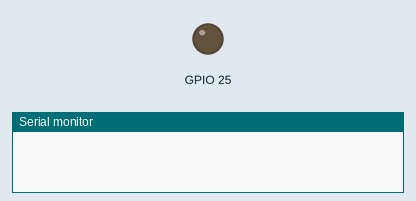
A sketch run on a simulated ESP32. Shown: output pins drawn as LEDs (lit = HIGH), the last lines printed to the serial monitor.

Above: at 0.0 s.
At 0.6 s:
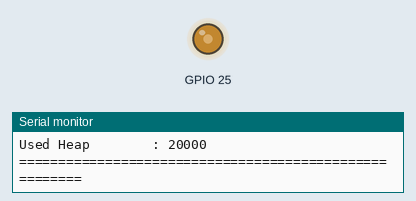
Timing chart, 0 to 2.1 s (numbered marks = the images above):
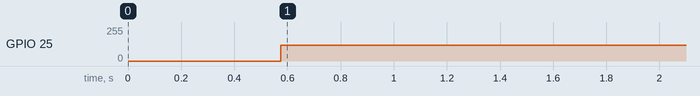

The sketch:

DAC_sinwave.ino
```cpp
/**
 * Philip Giacalone 01/11/2023
 *
 * Code for the ESP32 that outputs a sine wave via a DAC channel.
 *
 * This implementation uses an array rather than a circular linked list
 * to hold the static values of a single cycle of the sine wave. This
 * implementation is faster than the linked list, allowing for a sample
 * rate up to ~188,000 samples/sec (yielding ~5.3 microseconds per step).
 *
 *
 * Note on a waveform's amplitude vs its peak-to-peak value:
 *
 * In mathematics, the amplitude of a sine wave is typically defined as the
 * maximum absolute value of the waveform. This is the distance from the
 * midpoint of the waveform to the maximum or minimum value of the waveform.
 *
 * For example, if the sine wave has a maximum value of 3 and a minimum value
 * of -3, the peak-to-peak value is 6 and the amplitude is 3.
 *
 * The peak-to-peak value of a waveform is the difference between the maximum
 * and minimum values of the waveform, so it is twice the amplitude.
 *
 * @file main.cpp
 * @author Philip Giacalone
 * @brief
 * @version 0.1
 * @date 2023-01-11
 */

#include <Arduino.h>
#include "driver/dac.h"
#include "driver/timer.h"
// #include "clk.h"
#include "math.h"

//Configurable items: specify the output frequency, sample rate, attenuation and DAC Channel
#define FREQUENCY           1000    // the desired frequency (Hz) of the output waveform
#define SAMPLES_PER_SECOND  180000  // (180000 max) ADC samples per second. Per Nyquist, set this at least 2 x FREQUENCY
#define ATTENUATION         1.0     // output waveform voltage attenuation (must be 1.0 or less)
#define DAC_CHANNEL         DAC_CHANNEL_1 // the waveform output pin. (e.g., DAC_CHANNEL_1 or DAC_CHANNEL_2)

//These items should probably be left as-is
#define DAC_BIT_DEPTH       8       // ESP32: 8 bits (fixed within ESP32 hardware)
#define DEBUG               false

//Do NOT change the following
#define VERTICAL_OFFSET     1.0     // must be 1.0, in order to avoid negative output voltages
#define SAMPLES_PER_CYCLE   SAMPLES_PER_SECOND/FREQUENCY
#define MAX_DAC_VALUE       255     // (255) the maximum ESP32 DAC value, peak-to-peak (8 bit DAC fixed in hardware)
#define MAX_DAC_AMPLITUDE   127     // (127) amplitude is half of peak-to-peak
#define TIMER_DIVIDER       80      // (80) timer frequency divider. timer runs at 80MHz by default.

double MICROSECONDS_PER_SAMPLE = 0.0;  //set automatically at runtime.
double SECONDS_PER_SAMPLE = 0.0;       //set automatically at runtime.
const double MICROSECONDS_PER_SECOND = 1000000.0; //the timer has a resolution of 1 microsecond (nice!)

//the array that will hold all of the digital waveform values
int waveValues[SAMPLES_PER_CYCLE];
//holds the current index to the waveValues array
int currentWaveSample = 0;

unsigned long previousMillis = 0UL;
unsigned long interval = 120000UL; //120 seconds

//the timer used to make callbacks to the onTimer() function
hw_timer_t * timer = NULL;

// memory information struct
typedef struct {
    size_t free_heap;
    size_t minimum_free_heap;
    size_t used_heap;
} heap_info_t;

heap_info_t heap_info;

//utility function
void get_heap_info(heap_info_t *info){
    info->free_heap = esp_get_free_heap_size();
    info->minimum_free_heap = esp_get_minimum_free_heap_size();
    info->used_heap = info->free_heap - info->minimum_free_heap;
}

//utility function
void printHeapInfo(){
  get_heap_info(&heap_info);
  Serial.println("------Heap Info------");
  Serial.println("Free heap        : " + String(heap_info.free_heap));
  Serial.println("Min Free heap    : " + String(heap_info.minimum_free_heap));
  Serial.println("Used Heap        : " + String(heap_info.used_heap));
}

/**
 * Prints out the contents of the array
 */
template <typename T, std::size_t N>
void printArray(const T (&arr)[N]) {
    for (std::size_t i = 0; i < N; i++) {
        Serial.println(arr[i]);
    }
}

/**
 * @brief Populates the global array with one complete cycle of sinusoid data
 *
 * Since we know the SAMPLES_PER_CYCLE of the waveform, we'll put that many values into the array.
 * The timer will call function onTimer() at the precise rate needed to produce the desired
 * output frequency.
 *
 * @param
 * @return void
 */
void populateWaveArray() {
  int count = sizeof(waveValues) / sizeof(waveValues[0]);
  for (int i = 0; i < count; i++) {
    float angleInDegrees = ((float)i) * (360.0/((float)SAMPLES_PER_CYCLE));
    float angleInRadians = DEG_TO_RAD * angleInDegrees;
    if (DEBUG){
      Serial.println("i : degrees : radians " + String(i) + " : " + String(angleInDegrees) + " : " + String(angleInRadians));
    }
    //note: a vertical offset is needed to avoid negative output voltages
    long value = MAX_DAC_AMPLITUDE * ATTENUATION * (VERTICAL_OFFSET + sin(angleInRadians));
    waveValues[i] = value;
  }
  if (DEBUG){
    printArray(waveValues);
  }
}

/**
 * The function generates and outputs the sine wave to the DAC channel.
 * It is called periodically by the timer.
 * This function:
 *  1) gets a value of the waveform from an array (one sample step's value)
 *  2) outputs the value to the DAC channel
 *  3) advances the array index or resets it to zero (the sample's step number)
*/
void onTimer() {

  // get the waveform value from the array
  int waveform_value = waveValues[currentWaveSample];
  // output the voltage to the DAC_CHANNEL
  dac_output_voltage(DAC_CHANNEL, waveform_value);
  // advance the array index or reset to zero
  currentWaveSample++;
  if (currentWaveSample >= SAMPLES_PER_CYCLE){
    currentWaveSample = 0;
  }
}

/**
 * @brief Configures the callback timer.
 * The frequency of the callbacks is determined by the SAMPLES_PER_SECOND.
 */
void setupCallbackTimer() {
  int timer_id = 0; //the ESP32 has several timers. Just use 0.
  boolean countUp = true;

  timer = timerBegin(timer_id, TIMER_DIVIDER, countUp);
  timerAttachInterrupt(timer, &onTimer, true);
  //timerAlarmWrite() sets up callbacks with a resolution of microseconds
  timerAlarmWrite(timer, MICROSECONDS_PER_SAMPLE, true);
  timerAlarmEnable(timer);
}

/**
 * @brief Prints the settings to the terminal
 *
 */
void printSettings(){
  Serial.println();
  Serial.println();
  Serial.println("=======================================================");
  Serial.printf("Frequency            : %d Hz \n", FREQUENCY);
  Serial.printf("Sample Rate          : %d samples per second \n", SAMPLES_PER_SECOND);
  Serial.printf("Samples Per Cycle    : %d samples per cycle \n", SAMPLES_PER_CYCLE);
  // Serial.printf("Seconds Per Sample   : %.9lf seconds \n", SECONDS_PER_SAMPLE);
  Serial.printf("Microsecs Per Sample : %.3lf usec \n", MICROSECONDS_PER_SAMPLE);

  // commented out to avoid compile failure in ESP-IDF version 5.1 (clk.h was made private)
  // int apb_freq = esp_clk_apb_freq();
  // Serial.printf("APB Timer Period     : %.3lf usec \n", apb_freq);

  // uint32_t clock_speed = esp_clk_cpu_freq() / 1000000;  //MHz
  // Serial.printf("Clock_Speed          : %d MHz \n", clock_speed);

  printHeapInfo();

  Serial.println("=======================================================");
  Serial.println();
}

void checkConfig(){
  if (FREQUENCY < 0.0){
    String msg = "ERROR: checkConfig() FREQUENCY value must be positive. Found FREQUENCY=" + String(FREQUENCY);
    Serial.println(msg);
    throw msg;
  }

  if (SAMPLES_PER_SECOND < 0.0){
    String msg = "ERROR: checkConfig() SAMPLES_PER_SECOND value must be positive. Found SAMPLES_PER_SECOND=" + String(FREQUENCY);
    Serial.println(msg);
    throw msg;
  }

  if (ATTENUATION > 1.0 || ATTENUATION < 0.0){
    String msg = "ERROR: checkConfig() ATTENUATION value must be between zero and one. Found ATTENUATION=" + String(ATTENUATION);
    Serial.println(msg);
    throw msg;
  }
}

void setup() {
  try {

    Serial.begin(115200);
    delay(500); //a short delay to allow ESP32 to finish Serial output setup

    MICROSECONDS_PER_SAMPLE = MICROSECONDS_PER_SECOND / SAMPLES_PER_SECOND;
    SECONDS_PER_SAMPLE = MICROSECONDS_PER_SAMPLE / 1000000;

    printSettings();

    checkConfig();

    populateWaveArray();

    dac_output_enable(DAC_CHANNEL); //do this before setupCallbackTimer() so the output channel is ready

    setupCallbackTimer();

  } catch (const std::exception &exc) {
    Serial.println(exc.what());
  }
}

// /**
//  * @brief Does nothing, since all the work is handled by the timer and onTimer()
//  */
// void loop()
// {
//   unsigned long currentMillis = millis();
//   if(currentMillis - previousMillis > interval)
//   {
//      previousMillis = currentMillis;
//   }
// }

/**
 * @brief Does nothing, since all the work is handled by the timer and onTimer()
 *
 */
void loop(){
  //do nothing, since the timer and its callbacks to onTimer() handle ALL of the work
  //delay(60000);
}
```

Measured:
- by itself, GPIO 25: 0/255 → 120/255 at 0.57 s
